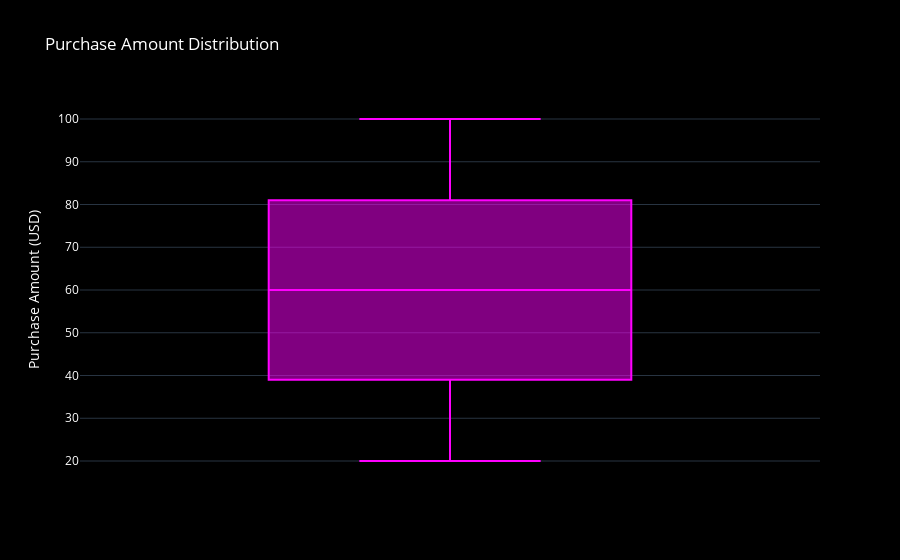

Notebook code cell kept with this figure:
### Code cell
# Purchase Amount Distribution
fig_amount = px.box(
    df, 
    y='Purchase Amount (USD)', 
    title='Purchase Amount Distribution',
    color_discrete_sequence=['magenta']
)
fig_amount.update_layout(
    template='plotly_dark',
    plot_bgcolor='black',
    paper_bgcolor='black',
    font=dict(color='white'),
    yaxis_title='Purchase Amount (USD)'
)
fig_amount.show()

### Figure 1 — Plotly figure (JSON) as saved in the notebook; plotly's stock layout.template omitted (floating-point values rounded to 4 significant figures; data arrays with more than 128 entries replaced by an {"elided": "..."} marker saying what was removed)
{"data": [{"alignmentgroup": "True", "hovertemplate": "Purchase Amount (USD)=%{y}<extra></extra>", "legendgroup": "", "marker": {"color": "magenta"}, "name": "", "notched": false, "offsetgroup": "", "orientation": "v", "showlegend": false, "type": "box", "x0": " ", "xaxis": "x", "y": {"elided": "3900 int values"}, "y0": " ", "yaxis": "y"}], "layout": {"boxmode": "group", "font": {"color": "white"}, "legend": {"tracegroupgap": 0}, "paper_bgcolor": "black", "plot_bgcolor": "black", "title": {"text": "Purchase Amount Distribution"}, "xaxis": {"anchor": "y", "domain": [0, 1]}, "yaxis": {"anchor": "x", "domain": [0, 1], "title": {"text": "Purchase Amount (USD)"}}}}
